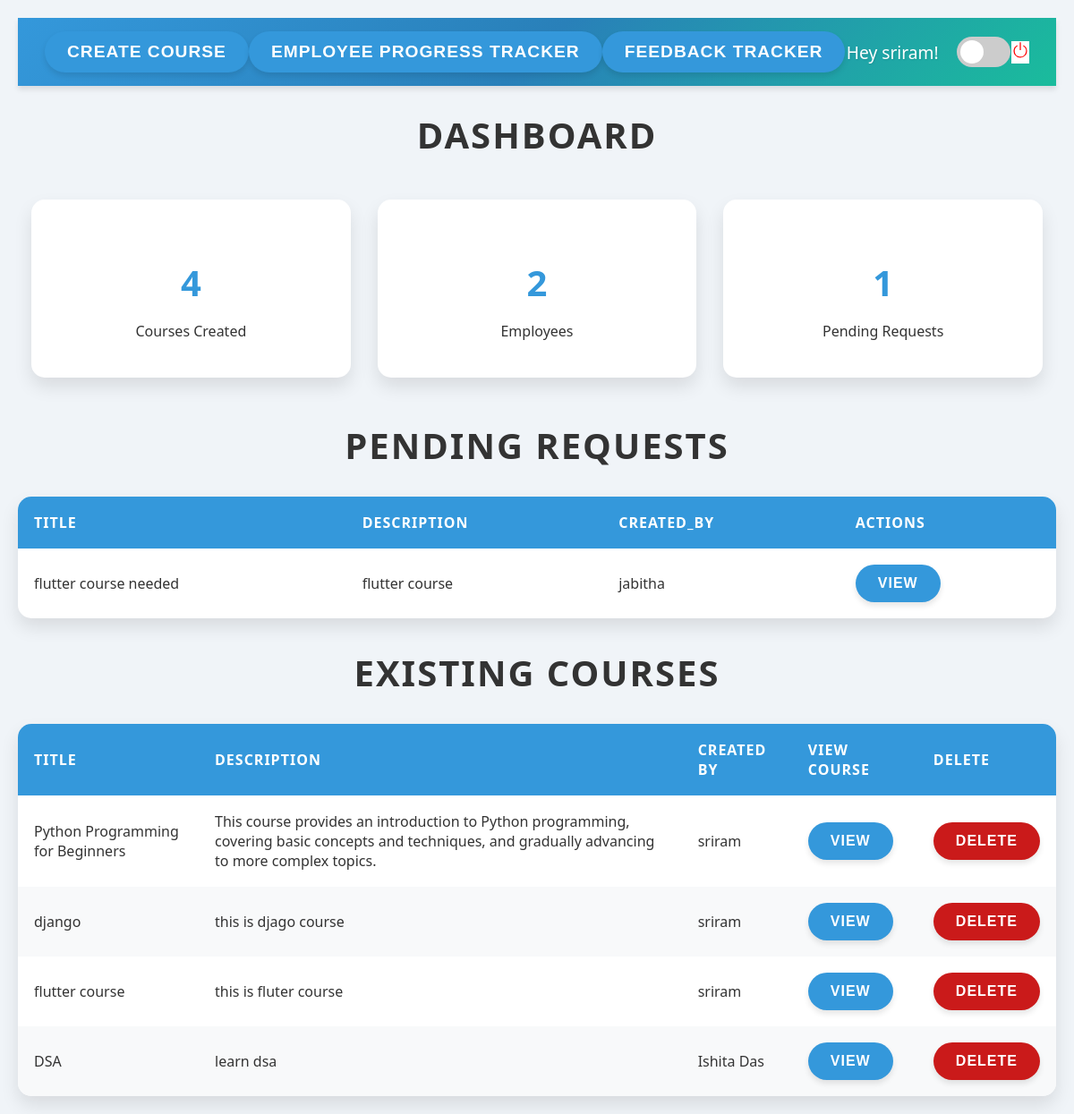
Screenshot of /dashboard/Admin/1/ with the database file from the repository.
### authentication/models.py (models this page shows, shortened)
class User(models.Model):
    name = models.CharField(max_length=100)
    email = models.EmailField(unique=True)
    password = models.CharField(max_length=255)
    role = models.ForeignKey(Role, on_delete=models.CASCADE)
    def __str__(self):
        return self.name

### dashboards/models.py (models this page shows, shortened)
class TrainingRequest(models.Model):
    request_id = models.AutoField(primary_key=True)
    title = models.CharField(max_length=255)
    description = models.TextField(null=True, blank=True)
    status = models.CharField(
        max_length=10,
        choices=[('Pending', 'Pending'),
                 ('Approved', 'Approved'),
                 ('Rejected', 'Rejected')],
        default='Pending'
    )
    account_manager = models.ForeignKey(
        'authentication.User',
        on_delete=models.CASCADE,
        limit_choices_to={'role__role_name': 'Manager'}
    )
    course_duration = models.PositiveIntegerField(help_text="Duration in days")  # New field
    employee_count = models.PositiveIntegerField(help_text="Number of employees involved")  # New field
    created_at = models.DateTimeField(auto_now_add=True)

class Course(models.Model):
    course_id = models.AutoField(primary_key=True)
    title = models.CharField(max_length=255, unique=True)
    description = models.TextField(null=True, blank=True)
    created_by = models.ForeignKey(
        'authentication.User',
        on_delete=models.CASCADE,
        limit_choices_to={'role__role_name': 'Admin'},
        related_name='created_courses'
    )
    created_at = models.DateTimeField(auto_now_add=True)
    employees = models.ManyToManyField(
        'authentication.User',
        related_name='enrolled_courses',
        limit_choices_to={'role__role_name': 'Employee'},
        blank=True
    )

### dashboards/views.py (the view)
# urls.py: path('Admin/<int:user_id>/', views.Admin_view, name='Admin'),
def Admin_view(request, user_id):
    admin = get_object_or_404(User, id=user_id)
    if request.method == 'POST' and 'delete_course' in request.POST:
        course_id = request.POST.get('course_id')
        course = get_object_or_404(Course, course_id=course_id)
        course.delete()
        return redirect('Admin', user_id=user_id)  # Redirect to the admin page after deletion
    context = {
        'admin': admin,
        'user_id': user_id,
        'courses_count': Course.objects.all().count(),
        'pending_count': TrainingRequest.objects.filter(status='Pending').count(),
        'employees_count': User.objects.filter(role=Role.objects.get(role_name='Employee').id).count(),
        'pending_requests': TrainingRequest.objects.filter(status='Pending'),
        'courses': Course.objects.all(),
    }
    return render(request, 'dashboards/Admin.html', context)

### dashboards/templates/dashboards/Admin.html (shortened to what this page needs)
{% load static %}
<!DOCTYPE html>
<html lang="en">
<head>
  <link rel="stylesheet" href="{% static 'css/admin.css' %}?v=1.0">
</head>
<body>
  <div id="app">
    <div id="dashboard-page" class="page active">
      <nav>
        <span>
          <a href="{% url 'create_course' user_id %}"><button>create course</button></a>
          <a href="{% url 'employee_progress' %}"><button>Employee Progress Tracker</button></a>
          <a href="{% url 'feedback_tracker' user_id %}"><button>Feedback Tracker</button></a>
        </span>
        <span>
          Hey {{admin.name}}!
          <label class="theme-switch">
            <span class="slider"></span>
          </label>
        </span>
        <a href="{% url 'home'%}" class="logout" style="background-color: white;">
          <svg xmlns="http://www.w3.org/2000/svg" width="20" height="20" fill="red" class="bi bi-power" viewBox="0 0 16 16">
            <path d="M7.5 1v7h1V1z"/>
            <path d="M3 8.812a5 5 0 0 1 2.578-4.375l-.485-.874A6 6 0 1 0 11 3.616l-.501.865A5 5 0 1 1 3 8.812"/>
          </svg>
        </a>
      </nav>
      <h1>Dashboard</h1>
      <div class="dashboard-metrics">
        <div>
          <h3>{{courses_count}}</h3>
          <p>Courses Created</p>
        </div>
        <div>
          <h3>{{employees_count}}</h3>
          <p>Employees</p>
        </div>
        <div>
          <h3>{{pending_count}}</h3>
          <p>Pending Requests</p>
        </div>
      </div>
      <div>
        <h2>Pending Requests</h2>
        <table id="pending-requests">
          <thead>
              <tr>
                <th>title</th>
                <th>description</th>
                <th>created_by</th>
                <th>Actions</th>
              </tr>
        </thead>
        <tbody>
          {% for item in pending_requests %}
            <tr>
                <td>{{ item.title }}</td>
                <td>{{ item.description }}</td>
                <td>{{item.account_manager}}</td>
                <td><a href="{% url 'admin_action' user_id=user_id request_id=item.request_id %}"><button>View</button></a></td>
            </tr>
            {% empty %}
            <tr>
                <td colspan="4">No data available</td>
            </tr>
            {% endfor %}
        </tbody>
        </table>
        <h2>Existing Courses</h2>
        <table id="existing-courses">
          <thead>
              <tr>
                  <th>Title</th>
                  <th>Description</th>
                  <th>Created By</th>
                  <th>View Course</th>
                  <th>Delete</th>
              </tr>
          </thead>
          <tbody>
              {% for item in courses %}
              <tr>
                  <td>{{ item.title }}</td>
                  <td>{{ item.description }}</td>
                  <td>{{ item.created_by }}</td>
                  <td><a href="{% url 'view_course' course_id=item.course_id user_id=user_id %}"><button>View</button></a></td>
                  <td>
                      <form method="POST" action="{% url 'Admin' user_id=admin.id %}">
                          <button type="submit" name="delete_course" style="background-color: rgb(202, 26, 26);">Delete</button>
                      </form>
                  </td>
              </tr>
              {% empty %}
              <tr>
                  <td colspan="4">No data available</td>
              </tr>
              {% endfor %}
          </tbody>
      </table>
  </div>
</body>
</html>

### dashboards/static/css/admin.css (style rules this page uses)
:root { --bg-color: #f0f4f8; --text-color: #333; --nav-bg: linear-gradient(135deg, #3498db, #2980b9, #1abc9c); --card-bg: white; --card-shadow: 0 10px 20px rgba(0,0,0,0.1); --button-bg: #3498db; --button-hover: #2980b9; --table-header-bg: #3498db; --table-even-row: #f8f9fa; }
body { font-family: 'Segoe UI', Tahoma, Geneva, Verdana, sans-serif; margin: 0; padding: 0; background: var(--bg-color); color: var(--text-color); transition: all 0.5s ease; }
.page { display: none; padding: 20px; animation: fadeIn 0.7s; }
.page.active { display: block; }
nav { display: flex; justify-content: space-between; align-items: center; padding: 15px 30px; background: var(--nav-bg); color: white; box-shadow: 0 4px 6px rgba(0,0,0,0.1); }
nav span { display: flex; align-items: center; font-size: 1.2em; text-shadow: 1px 1px 2px rgba(0,0,0,0.1); }
.dashboard-metrics { display: flex; justify-content: space-around; flex-wrap: wrap; }
.dashboard-metrics div { margin: 15px; padding: 25px; background: var(--card-bg); color: var(--text-color); border-radius: 15px; box-shadow: var(--card-shadow); transition: all 0.3s ease; flex: 1; min-width: 200px; text-align: center; }
.dashboard-metrics h3 { font-size: 2.5em; margin-bottom: 10px; color: #3498db; }
table { width: 100%; border-collapse: separate; border-spacing: 0; margin-top: 30px; background: var(--card-bg); border-radius: 15px; overflow: hidden; box-shadow: var(--card-shadow); }
table th, table td { padding: 18px; text-align: left; }
table th { background: var(--table-header-bg); color: white; font-weight: bold; text-transform: uppercase; letter-spacing: 1px; }
table tr:nth-child(even) { background-color: var(--table-even-row); }
button { padding: 12px 25px; background: var(--button-bg); color: white; border: none; border-radius: 25px; cursor: pointer; transition: all 0.3s ease; font-size: 1em; font-weight: bold; text-transform: uppercase; letter-spacing: 1px; box-shadow: 0 4px 6px rgba(0,0,0,0.1); }
h1, h2 { color: var(--text-color); margin-bottom: 30px; font-size: 2.5em; text-align: center; text-transform: uppercase; letter-spacing: 2px; }
.theme-switch { position: relative; display: inline-block; width: 60px; height: 34px; margin-left: 20px; }
.slider { position: absolute; cursor: pointer; top: 0; left: 0; right: 0; bottom: 0; background-color: #ccc; transition: .4s; border-radius: 34px; }
.slider:before { position: absolute; content: ""; height: 26px; width: 26px; left: 4px; bottom: 4px; background-color: white; transition: .4s; border-radius: 50%; }

### rows the page displays
User: name "sriram"
TrainingRequest: title "flutter course needed", description "flutter course", account_manager "jabitha"
Course: title "Python Programming for Beginners", description "This course provides an introduction to Python programming, covering basic concepts and techniques, and gradually advancing to more complex topics.", created_by "sriram"
Course: title "django", description "this is djago course", created_by "sriram"
Course: title "flutter course", description "this is fluter course", created_by "sriram"
Course: title "DSA", description "learn dsa", created_by "Ishita Das"

### other values shown
{{ courses_count }} "4"
{{ employees_count }} "2"
{{ pending_count }} "1"
